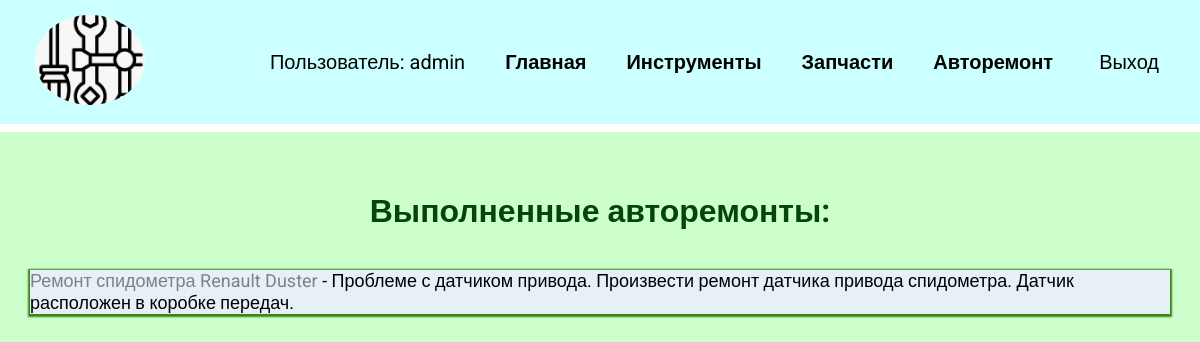
Page /telog_spparts/current_new_repairs/completed/ (signed in) on the committed database.
### telog_spparts/models.py (models this page shows, shortened)
class Repairs(models.Model):
    title = models.CharField(max_length=100)  # , verbose_name="Наименование ремонта"
    rep_memo = models.TextField(blank=True)  # его описание (записка)
    date_creation = models.DateTimeField(auto_now_add=True)  # Создано
    ready = models.DateTimeField(blank=True, null=True)  # Завершено
    priority_rep = models.BooleanField(default=False)  # Приоритет
    user_performer = models.ForeignKey(  # performer - пользователь_исполнитель
        User,
        on_delete=models.SET_NULL,
        null=True,  # Обязательно для SET_NULL
        blank=True  # Позволяет оставлять поле пустым
    )

### telog_spparts/views.py (the view)
# urls.py: path('current_new_repairs/completed/', views.completed_repairs, name='completed_reps'),
@login_required
def completed_repairs(request):
    repairs = Repairs.objects.filter(user_performer=request.user, ready__isnull=False).order_by('-ready')
    return render(request, 'telog_spparts/completed_reps.html', {'repairs': repairs})

### telog_spparts/templates/telog_spparts/completed_reps.html
{% extends 'techlog_tools/base.html' %}
{% block content %}
<h1 class="h1reprs">Выполненные авторемонты:</h1>
<ul style="list-style-type: none; padding-left: 0;">
    {% for repair in repairs %}
    <li>
        {% if repair.ready %}
        <p class="cvgrey">{{ repair.title }}</p>
        {% endif %}
        {% if repair.rep_memo %}
        - {{ repair.rep_memo }}
        {% endif %}
    </li>
    {% endfor %}
</ul>
{% endblock %}

### techlog_tools/templates/techlog_tools/base.html (shortened to what this page needs)
<!DOCTYPE html>
{% load static %}
<html lang="en">
<head>
    <link rel="stylesheet" href="{% static 'css/style.css' %}">
</head>
<body>
<div class="menu">
    <div class="wrap">
        <div class="logo">
            <a href="{% url 'home' %}">
                <img src="{% static 'techlog_tools/car-tools.png' %}" alt="">
            </a>
        </div>
        <ul>
            {% if user.is_authenticated %}
                <li class="logo">Пользователь: {{ user.username }}</li>
                <li><a href="{% url 'home' %}">Главная</a></li>
                <li><a href="{% url 'techlogtools' %}">Инструменты</a></li>
                <li><a href="{% url 'telogspparts' %}">Запчасти</a></li>
                <li><a href="{% url 'currentnewrepairs' %}">Авторемонт</a></li>
                <li>
                    <form action="{% url 'exitappuser' %}" method="post">
                        <button class="exit">Выход</button>
                    </form>
                </li>
            {% else %}
                <li><a href="{% url 'registruser' %}">Зарегистрироваться</a></li>
                <li><a href="{% url 'loginuser' %}">Войти</a></li>
            {% endif %}
        </ul>
    </div>
</div>
<div class="content">
    <div class="wrap">
        {% block content %}
        {% endblock %}
    </div>
</div>
</body>
</html>

### techlog_tools/static/css/style.css (style rules this page uses)
body { font-family: "Roboto", sans-serif; padding: 0; margin: 0; background: #CCFFCC; }
.wrap { max-width: 1200px; margin: 0 auto; padding: 10px 30px; box-sizing: border-box; }
.content h1 { text-align: center; margin: 50px 0 40px; }
.menu ul { display: flex; justify-content: space-around; align-items: center; list-style: none; font-size: 20px; }
.menu li { margin-left: 40px; }
.menu .wrap { display: flex; flex-wrap: wrap; justify-content: space-between; align-items: center; }
.menu { background: #CCFFFF; padding: 5px; border-bottom: 8px solid white; }
.menu a { color: black; font-weight: 600; text-decoration: none; }
a img { width: 110px; height: 90px; object-fit: cover; object-position: center; border-radius: 50%; overflow: hidden; }
.exit { background: transparent; border: none; font-size: 20px; cursor: pointer; }
h1, h3 { color: #04450a; text-align: center; background-color: #CCFFCC; }
.h1reprs+ul>li { box-shadow: 0 1px 1.5px 2px #3b8713; margin-bottom: 15px; font-size: 18px; background: #e6f0f6; }
.cvgrey { display: inline; color: grey; }

### rows in the picture
Repairs: title "Ремонт спидометра Renault Duster", rep_memo "Проблеме с датчиком привода. Произвести ремонт датчика привода спидометра. Датчик расположен в коробке передач."

### other values in the picture
{{ user.username }} "admin"
